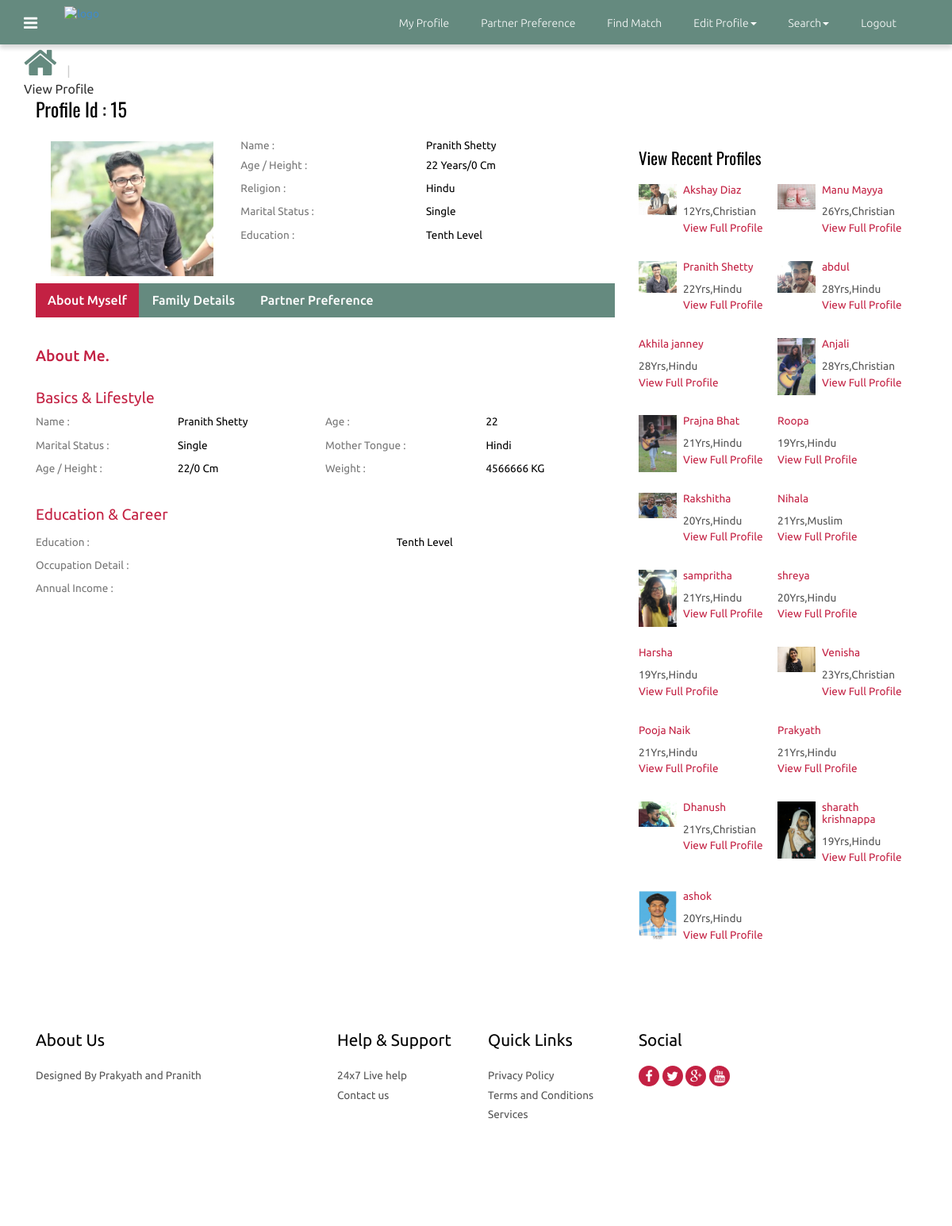
Screenshot of /view_profile.php?id=15 (signed in) with the database file from the repository.
### tables this page shows
CREATE TABLE `photos` (
  `id` int(10) NOT NULL,
  `cust_id` int(10) NOT NULL,
  `pic1` varchar(25) NOT NULL,
  `pic2` varchar(40) NOT NULL,
  `pic3` varchar(40) NOT NULL,
  `pic4` varchar(40) NOT NULL
);

CREATE TABLE `customer` (
  `id` int(10) NOT NULL,
  `cust_id` int(5) NOT NULL,
  `email` varchar(60) NOT NULL,
  `age` varchar(10) NOT NULL,
  `height` int(10) NOT NULL,
  `sex` varchar(6) NOT NULL,
  `religion` varchar(20) NOT NULL,
  `district` varchar(20) NOT NULL,
  `state` varchar(20) NOT NULL,
  `country` varchar(10) NOT NULL,
  `maritalstatus` varchar(20) NOT NULL,
  `education` text NOT NULL,
  `firstname` text NOT NULL,
  `mothertounge` text NOT NULL,
  `weight` int(5) NOT NULL,
  `dateofbirth` date NOT NULL,
  `occupation` text NOT NULL,
  `occupation_descr` text NOT NULL,
  `annual_income` varchar(20) NOT NULL,
  `no_bro` int(5) NOT NULL,
  `no_sis` int(5) NOT NULL,
  `aboutme` text NOT NULL,
  `profilecreationdate` date NOT NULL
);

### functions.php (called while the page is built, shortened)
<?php
function mysqlexec($sql){
	$host="localhost";
	$username="root";
	$password="";
	$db_name="matrimony";
	$conn=mysqli_connect("$host", "$username", "$password")or die("cannot connect");
	mysqli_select_db($conn,"$db_name")or die("cannot select DB");
	if($result = mysqli_query($conn, $sql)){
		return $result;
	}
	else{
		echo mysqli_error($conn);
	}
}
?>

### view_profile.php (the view, shortened to what this page needs)
<?php include_once("functions.php"); ?>
<?php
$id=$_GET['id'];
$profileid=$id;
$sql="SELECT * FROM customer WHERE cust_id = $id";
$result = mysqlexec($sql);
if($result){
$row=mysqli_fetch_assoc($result);
	$fname=$row['firstname'];
	$religion=$row['religion'];
	$age=$row['age'];
	$maritalstatus=$row['maritalstatus'];
	$education=$row['education'];
	$mothertounge=$row['mothertounge'];
	$weight=$row['weight'];
	$height=$row['height'];
	$occupationdescr=$row['occupation_descr'];
	$income=$row['annual_income'];
	$pic1="";
$sql2="SELECT * FROM photos WHERE cust_id = $profileid";
$result2 = mysqlexec($sql2);
if($result2){
	$row2=mysqli_fetch_array($result2);
	$pic1=$row2['pic1'];
}
}else{
	echo "<script>alert(\"Invalid Profile ID\")</script>";
}
?>
<!DOCTYPE HTML>
<html>
<head>
<link href="css/bootstrap-3.1.1.min.css" rel='stylesheet' type='text/css' />
<link href="css/style.css" rel='stylesheet' type='text/css' />
<link href="css/font-awesome.css" rel="stylesheet">
</head>
<body>
 <?php include_once("includes/user_header.php");?>
<div class="grid_3">
  <div class="container">
   <div class="breadcrumb1">
     <ul>
        <a href="user_index.php"><i class="fa fa-home home_1"></i></a>
        <span class="divider">&nbsp;|&nbsp;</span>
        <li class="current-page">View Profile</li>
     </ul>
   </div>
   <div class="profile">
   	 <div class="col-md-8 profile_left">
   	 	<h2>Profile Id : <?php echo $profileid;?></h2>
   	 	<div class="col_3">
   	        <div class="col-sm-4 row_2">
				<div class="flexslider">
					 <ul class="slides">
						<li data-thumb="profile/<?php echo $profileid;?>/<?php echo $pic1;?>">
							<img src="profile/<?php echo $profileid;?>/<?php echo $pic1;?>" />
						</li>
					 </ul>
				  </div>
			</div>
			<div class="col-sm-8 row_1">
				<table class="table_working_hours">
		        	<tbody>
		        		<tr class="opened_1">
							<td class="day_label">Name :</td>
							<td class="day_value"><?php echo $fname  ?></td>
						</tr><tr class="opened_1">
							<td class="day_label">Age / Height :</td>
							<td class="day_value"><?php echo $age . " Years"; ?>/<?php echo $height . " Cm";?> </td>
						</tr>
					  	<tr class="opened">
							<td class="day_label">Religion :</td>
							<td class="day_value"><?php echo $religion;?></td>
						</tr>
					    <tr class="opened">
							<td class="day_label">Marital Status :</td>
							<td class="day_value"><?php echo $maritalstatus;?></td>
						</tr>
					    <tr class="closed">
							<td class="day_label">Education :</td>
							<td class="day_value closed"><span><?php echo $education;?></span></td>
						</tr>
				    </tbody>
				</table>
				</div>
			<div class="clearfix"> </div>
		</div>
		<div class="col_4">
		    <div class="bs-example bs-example-tabs" role="tabpanel" data-example-id="togglable-tabs">
			   <ul id="myTab" class="nav nav-tabs nav-tabs1" role="tablist">
				  <li role="presentation" class="active"><a href="#home" id="home-tab" role="tab" data-toggle="tab" aria-controls="home" aria-expanded="true">About Myself</a></li>
				  <li role="presentation"><a href="#profile" role="tab" id="profile-tab" data-toggle="tab" aria-controls="profile">Family Details</a></li>
				  <li role="presentation"><a href="#profile1" role="tab" id="profile-tab1" data-toggle="tab" aria-controls="profile1">Partner Preference</a></li>
			   </ul>
			   <div id="myTabContent" class="tab-content">
				  <div role="tabpanel" class="tab-pane fade in active" id="home" aria-labelledby="home-tab">
				    <div class="tab_box">
				    	<h1>About Me.</h1>
				    </div>
				    <div class="basic_1">
				    	<h3>Basics &amp; Lifestyle</h3>
				    	<div class="col-md-6 basic_1-left">
				    	  <table class="table_working_hours">
				        	<tbody>
				        		<tr class="opened_1">
									<td class="day_label">Name :</td>
									<td class="day_value"><?php echo $fname ?></td>
								</tr>
							    <tr class="opened">
									<td class="day_label">Marital Status :</td>
									<td class="day_value"><?php echo $maritalstatus;?></td>
								</tr>
							    <tr class="opened">
									<td class="day_label">Age / Height :</td>
									<td class="day_value"><?php echo $age; ?>/<?php echo $height;?> cm</td>
								</tr>
						    </tbody>
				          </table>
				         </div>
				         <div class="col-md-6 basic_1-left">
				          <table class="table_working_hours">
				        	<tbody>
				        		<tr class="opened_1">
									<td class="day_label">Age :</td>
									<td class="day_value"><?php echo $age;?></td>
								</tr>
							    <tr class="opened">
									<td class="day_label">Mother Tongue :</td>
									<td class="day_value"><?php echo $mothertounge;?></td>
								</tr>
							    <tr class="opened">
									<td class="day_label">Weight :</td>
									<td class="day_value"><?php echo $weight;?> KG</td>
								</tr>
						    </tbody>
				        </table>
				        </div>
				        <div class="clearfix"> </div>
				    </div>
				    <div class="basic_1 basic_2">
				    	<h3>Education & Career</h3>
				    	<div class="basic_1-left">
				    	  <table class="table_working_hours">
				        	<tbody>
				        		<tr class="opened">
									<td class="day_label">Education   :</td>
									<td class="day_value"><?php echo $education;?></td>
								</tr>
							    <tr class="opened">
									<td class="day_label">Occupation Detail :</td>
									<td class="day_value closed"><span><?php echo $occupationdescr;?></span></td>
								</tr>
							    <tr class="opened">
									<td class="day_label">Annual Income :</td>
									<td class="day_value closed"><span><?php echo $income;?></span></td>
								</tr>
							 </tbody>
				          </table>
				         </div>
				    </div>
				  </div>
		     </div>
		  </div>
	   </div>
   	 </div>
     <div class="col-md-4 profile_right">
        <div class="view_profile view_profile2">
        	<h3>View Recent Profiles</h3>
    <?php
     $sql="SELECT * FROM customer ORDER BY profilecreationdate ASC";
      $result=mysqlexec($sql);
      while($row=mysqli_fetch_assoc($result)){
            $profid=$row['cust_id'];
          $sql="SELECT * FROM photos WHERE cust_id=$profid";
          $result2=mysqlexec($sql);
          $photo=mysqli_fetch_assoc($result2);
          $pic=$photo['pic1'];
    echo "<div class=\"col-sm-6 paid_people-left\">";
    echo "<ul class=\"profile_item\">";
    echo "<a href=\"view_profile.php?id=$profid\">";
    echo "<li class=\"profile_item-img\"><img src=\"profile/". $profid."/".$pic ."\"" . "class=\"img-responsive\" alt=\"\"/></li>";
    echo "<li class=\"profile_item-desc\">";
    echo "<h4>" . $row['firstname'] ."</h4>";
    echo "<p>" . $row['age']. "Yrs," . $row['religion'] . "</p>";
    echo "<h5>" . "View Full Profile" . "</h5>";
    echo "</li>";
    echo "</a>";
    echo "</ul>";
    echo "</div>";
      }
     ?>
</div>
        </div>
       <div class="clearfix"> </div>
    </div>
  </div>
</div>
<?php include_once("footer.php");?>
<link rel="stylesheet" href="css/flexslider.css" type="text/css" media="screen" />
</body>
</html>

### css/style.css (style rules this page uses)
h4, h5, h6, h1, h2, h3 { margin-top: 0; }
ul, ol { margin: 0; }
p { margin: 0; }
html, body { font-family: 'Ubuntu', sans-serif; font-size: 100%; background:#fff; }
body a { transition:0.5s all; -webkit-transition:0.5s all; -moz-transition:0.5s all; -o-transition:0.5s all; -ms-transition:0.5s all; }
i.home_1 { color:#658a7f; font-size:45px; }
span.divider { padding: 0 5px; color: #ccc; }
.profile_left h2 { color:#000; font-size:1.5em; margin-bottom:1em; font-family: 'Oswald', sans-serif; }
table.table_working_hours { width: 100%; }
.table_working_hours tr { border: 0; }
td.day_label { color: #777; padding:5px 0; }
.table_working_hours tr { color: #000; font-size: 0.85em; text-transform: capitalize; }
.table_working_hours tr.opened_1 td { padding: 0 0 5px; }
.nav-tabs1 { display: inline-block; border-bottom: none; font-weight: 500; background-color:#658a7f; width: 100%; padding: 0; margin-bottom: 2em; }
.nav-tabs1>li.active>a, .nav-tabs1>li.active>a:focus, .nav-tabs1>li.active>a:hover { color: #fff; background-color:#c32143; border:none; }
.nav-tabs1>li { margin-bottom:0; }
a#profile-tab, a#home-tab, a#profile-tab1 { color: #fff; }
.tab_box { margin-bottom: 2em; }
.tab_box h1 { color:#c32143; font-size:1.2em; }
.basic_1-left { padding-left:0; }
.basic_1 { margin-bottom: 2em; }
.basic_1 h3 { color: #c32143; font-size: 1.2em; }
.basic_2 { margin-bottom:0; }
ul.profile_item { padding:0; margin:0 0 1.5em 0; list-style:none; }
ul.profile_item li.profile_item-img { width:30%; float:left; margin-right: 5%; }
.view_profile h3 { font-size:1.3em; color:#000; margin-bottom: 1em; font-family: 'Oswald', sans-serif; }
ul.profile_item li.profile_item-desc h4, ul.profile_item li.profile_item-desc h5 { color:#c32143; font-size:0.85em; }
ul.profile_item li.profile_item-desc { overflow:hidden; }
ul.profile_item li.profile_item-desc p { color:#555; font-size:0.85em; line-height:1.5em; margin-bottom: 3px; }
.paid_people-left { padding-left:0; }
.view_profile2 { margin:4em 0 0 0; }
ul { padding: 0; list-style: none; }
.headings h1, h2,h3,h4,h5,h6 { font-weight:400; }

### css/navstyle.css (style rules this page uses)
.nav-tabs > li > a, .nav-tabs > li > a:hover, .nav-tabs > li > a:focus, .nav-tabs > li.active > a, .nav-tabs > li.active > a:hover, .nav-tabs > li.active > a:focus { border: none; border-radius: 0; }

### css/flexslider.css (style rules this page uses)
.slides, .slides > li, .flex-control-nav, .flex-direction-nav { margin: 0; padding: 0; list-style: none; }
.flexslider { margin: 0; padding: 0; }
.flexslider .slides > li { display: none; -webkit-backface-visibility: hidden; }
.flexslider .slides img { width: 100%; display: block; }
.flexslider .slides:after { content: "\0020"; display: block; clear: both; visibility: hidden; line-height: 0; height: 0; }
.flexslider { background: #ffffff; border: 4px solid #ffffff; position: relative; zoom: 1; }
.flexslider .slides { zoom: 1; }
.flexslider .slides img { height: auto; }

### rows the page displays
photos: pic1 (picture)
customer: firstname "Pranith Shetty", age "22", height "0", religion "Hindu", maritalstatus "Single", education "Tenth Level", mothertounge "Hindi", weight "4566666", photos.pic1 (picture)
customer: photos.pic1 (picture), firstname "Akshay Diaz", age "12", religion "Christian"
customer: photos.pic1 (picture), firstname "Manu Mayya", age "26", religion "Christian"
customer: photos.pic1 (picture), firstname "abdul", age "28", religion "Hindu"
customer: firstname "Akhila janney", age "28", religion "Hindu"
customer: photos.pic1 (picture), firstname "Anjali", age "28", religion "Christian"
customer: photos.pic1 (picture), firstname "Prajna Bhat", age "21", religion "Hindu"
customer: firstname "Roopa", age "19", religion "Hindu"
customer: photos.pic1 (picture), firstname "Rakshitha", age "20", religion "Hindu"
customer: firstname "Nihala", age "21", religion "Muslim"
customer: photos.pic1 (picture), firstname "sampritha", age "21", religion "Hindu"
customer: firstname "shreya", age "20", religion "Hindu"
customer: firstname "Harsha", age "19", religion "Hindu"
customer: photos.pic1 (picture), firstname "Venisha", age "23", religion "Christian"
customer: firstname "Pooja Naik", age "21", religion "Hindu"
customer: firstname "Prakyath", age "21", religion "Hindu"
customer: photos.pic1 (picture), firstname "Dhanush", age "21", religion "Christian"
customer: photos.pic1 (picture), firstname "sharath krishnappa", age "19", religion "Hindu"
customer: photos.pic1 (picture), firstname "ashok", age "20", religion "Hindu"

### other values shown
$profileid "15"
